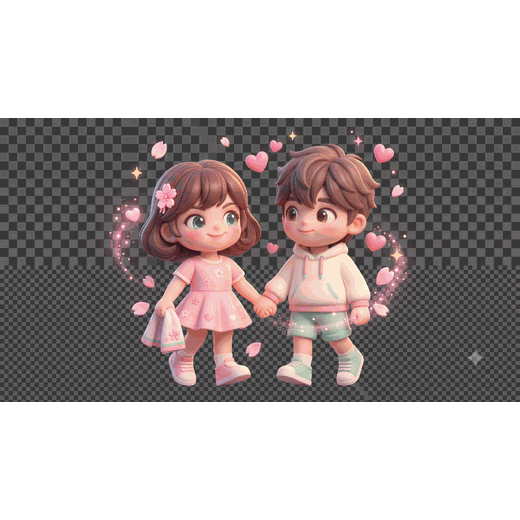
#> input picture design/imagegen-source/couple-hold.png, 520 x 520 px
$ python -i clean-generated-cutouts.py   (imports and definitions only)
#> lines starting #> are read from the running program, lines starting #| are printed output that depends on the picture
#!/usr/bin/env python3
"""Build real RGBA cutouts from the preserved Image 2 source files.

Image 2 occasionally bakes a checkerboard preview into otherwise useful artwork.
On macOS this script first uses Apple's local Vision foreground segmentation to
isolate the subject. A conservative color cleanup then removes the dark neutral
preview remnants that Vision may retain around the three largest trees.
"""

from collections import deque
from pathlib import Path
import shutil
import subprocess
import tempfile

from PIL import Image, ImageChops, ImageFilter

PROJECT_ROOT = Path(__file__).resolve().parents[1]
SOURCE_DIR = PROJECT_ROOT / "design" / "imagegen-source"
OUTPUT_DIR = PROJECT_ROOT / "miniprogram" / "assets" / "generated"
MOTION_CHARACTER_DIR = PROJECT_ROOT / "motion-studio" / "public" / "characters"
VISION_SCRIPT = PROJECT_ROOT / "scripts" / "extract-foreground.swift"

COUPLE_ASSETS = ("couple-hold.png", "couple-jump.png", "couple-stand.png")
PARTICLE_ASSETS = ("particle-coin.png", "particle-heart.png", "particle-petal.png", "particle-star.png")
TREE_ASSETS = tuple(f"tree-level-{level}.png" for level in range(1, 6))
ALL_CUTOUTS = COUPLE_ASSETS + PARTICLE_ASSETS + TREE_ASSETS
LARGE_TREE_ASSETS = ("tree-level-3.png", "tree-level-4.png", "tree-level-5.png")


def clean_neutral_remnants(source: Path, destination: Path) -> None:
    """Remove only dark, low-saturation preview remnants from a Vision cutout."""
#> called with destination = 'out.png'
    image = Image.open(source).convert("RGBA")
#> image is the input picture: PIL image 520x520 RGBA; mean R, G, B, A 175, 166.9, 166.4, 139.3
    width, height = image.size
#> width = 520; height = 520
    pixels = list(image.getdata())
#> pixels = 270400 items
    candidate = [False] * (width * height)

    for index, (red, green, blue, alpha) in enumerate(pixels):
        if alpha < 16:
            candidate[index] = True
            continue
        maximum = max(red, green, blue)
        minimum = min(red, green, blue)
        saturation = 0 if maximum == 0 else (maximum - minimum) / maximum
        value = maximum / 255
        candidate[index] = saturation <= 0.19 and 0.10 <= value <= 0.72
#> after the loop, candidate = 270400 items

    # Remove all matching preview pixels, including islands enclosed by the tree's
    # decorative halo. Vision has already isolated the foreground, so the narrow
    # threshold does not need to guess the complete silhouette.
    removed = [False] * (width * height)
    queue = deque()
    for x in range(width):
        for y in (0, height - 1):
            index = y * width + x
            if candidate[index] and not removed[index]:
                removed[index] = True
                queue.append(index)
#> after the loop, removed = 270400 items
    for y in range(height):
        for x in (0, width - 1):
            index = y * width + x
            if candidate[index] and not removed[index]:
                removed[index] = True
                queue.append(index)

    while queue:
        index = queue.popleft()
        y, x = divmod(index, width)
        for delta_y in (-1, 0, 1):
            for delta_x in (-1, 0, 1):
                if delta_x == 0 and delta_y == 0:
                    continue
                next_x = x + delta_x
                next_y = y + delta_y
                if 0 <= next_x < width and 0 <= next_y < height:
                    next_index = next_y * width + next_x
                    if candidate[next_index] and not removed[next_index]:
                        removed[next_index] = True
                        queue.append(next_index)
#> this loop made 230597 passes
#> (index, y, x) on passes 1 to 3: (0, 0, 0), (269880, 519, 0), (1, 0, 1)

    removed = [was_removed or candidate[index] for index, was_removed in enumerate(removed)]
    matte = Image.new("L", (width, height), 0)
#> matte: PIL image 520x520 L; every value is 0
    matte_pixels = matte.load()
    for index, was_removed in enumerate(removed):
        if not was_removed:
            y, x = divmod(index, width)
            matte_pixels[x, y] = 255

    matte = matte.filter(ImageFilter.GaussianBlur(0.65))
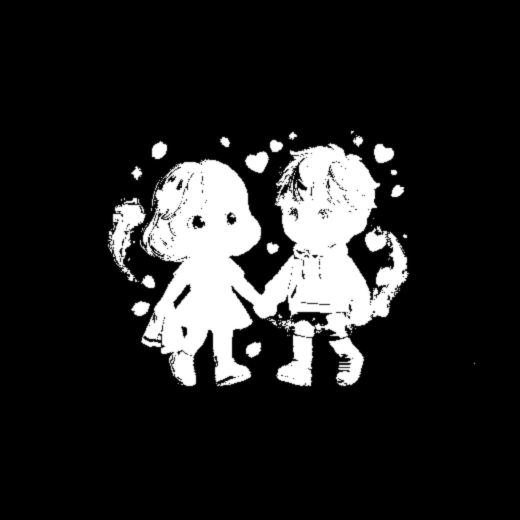
#> matte: PIL image 520x520 L; min 0, max 255, mean 36.1
    final_alpha = ImageChops.multiply(image.getchannel("A"), matte)
    image.putalpha(final_alpha)
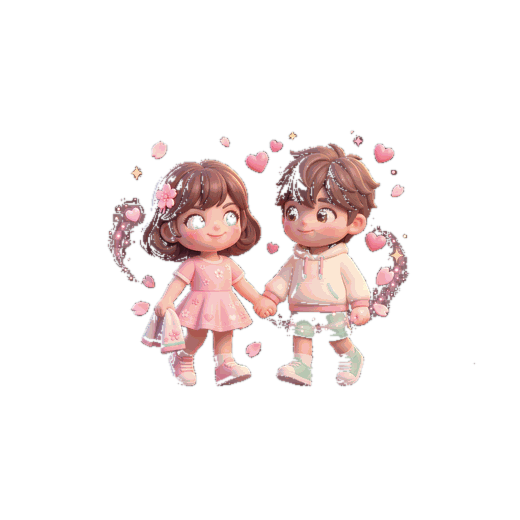
#> image: PIL image 520x520 RGBA; mean R, G, B, A 175, 166.9, 166.4, 36.1; transparent parts drawn white
    image.save(destination, optimize=True)


def extract_with_vision(temporary_dir: Path) -> None:
    swift = shutil.which("swift")
    if not swift:
        raise RuntimeError("未找到 Swift；透明前景清理需要 macOS 自带的 Swift 与 Vision。")
    command = [swift, str(VISION_SCRIPT)]
    for name in ALL_CUTOUTS:
        source = SOURCE_DIR / name
        if not source.exists():
            raise FileNotFoundError(f"缺少 Image 2 原图：{source}")
        command.extend((str(source), str(temporary_dir / name)))
    subprocess.run(command, cwd=PROJECT_ROOT, check=True)


def main() -> None:
    OUTPUT_DIR.mkdir(parents=True, exist_ok=True)
    with tempfile.TemporaryDirectory(prefix="heart-tree-cutouts-") as temporary:
        temporary_dir = Path(temporary)
        extract_with_vision(temporary_dir)
        for name in ALL_CUTOUTS:
            source = temporary_dir / name
            destination = OUTPUT_DIR / name
            if name in LARGE_TREE_ASSETS:
                clean_neutral_remnants(source, destination)
            else:
                shutil.copyfile(source, destination)

    MOTION_CHARACTER_DIR.mkdir(parents=True, exist_ok=True)
    for name in COUPLE_ASSETS:
        shutil.copyfile(OUTPUT_DIR / name, MOTION_CHARACTER_DIR / name)


# [2 lines not run here, left out]

>>> result = clean_neutral_remnants('../design/imagegen-source/couple-hold.png', 'out.png')
